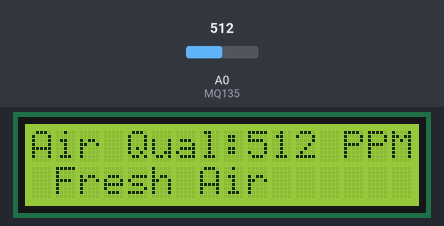
Recording of a sketch running on a simulated Arduino Uno, built with avr-gcc and run on an emulated ATmega328P. On the bench: 16×2 character LCD. Inputs (shaded band) come from the test bench; at power-on: A0 (MQ135) = 512. What the sketch prints to the serial monitor is not drawn.

Above: at 5.6 s.
5.7 s: A0 (MQ135) set to 642
At 9.5 s:
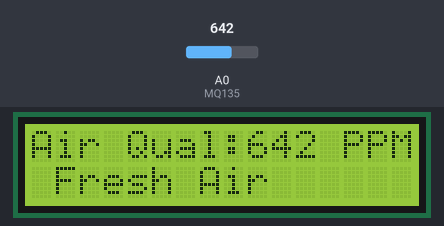
11.5 s: A0 (MQ135) set to 679
At 14.7 s:
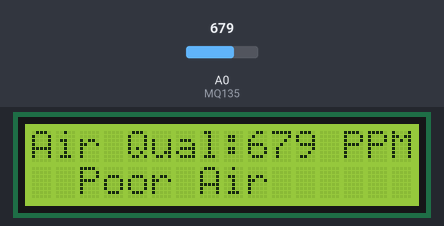
19.3 s: A0 (MQ135) set to 886
At 22.6 s:
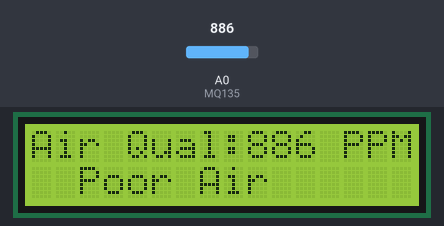
26.6 s: A0 (MQ135) set to 911
At 30.5 s:
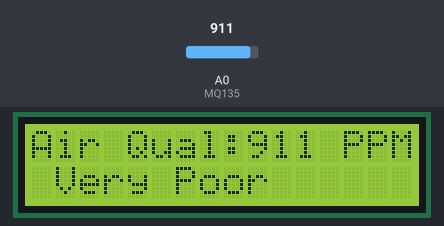
Timing chart, 0 to 32.0 s (numbered marks = the images above; inputs shaded):
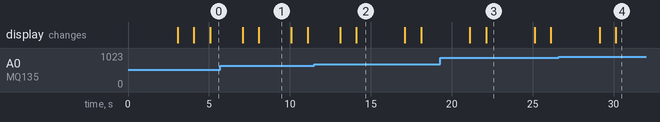

The sketch:

program.ino
```cpp
#include <LiquidCrystal.h>
#define MQ135 A0
const int rs = 13, en = 12, d4 = 11, d5 = 10, d6 = 9, d7 = 8;
LiquidCrystal lcd(rs, en, d4, d5, d6, d7);
int gas_val;
void setup()
{
  Serial.begin(9600); //  serial data transmission at Baudrate of 9600
  lcd.begin(16, 2);  // to intialize LCD
  lcd.setCursor(5,0); //cursor will goto first row fifth coloumn
  lcd.print("Welcome");
  lcd.setCursor(7,1); //cursor will goto second row seventh coloumn
  lcd.print("To");
  delay(3000);
  lcd.clear();
  lcd.setCursor(7,0);//cursor will goto first row seventh coloumn
  lcd.print("AIR");
  lcd.setCursor(1,1);
  lcd.print("QUALITY MONITOR");
  delay(1000);
  lcd.clear();//Clear the lcd screen
 }
void loop()
{
  delay(1000);
  gas_val= analogRead(MQ135);  // Read sensor value and stores in a variable gas value
  Serial.print("Air quality = ");
  Serial.print(gas_val);
  lcd.clear();
  lcd.setCursor (0,0);
  lcd.print("Air Qual:");
  lcd.print(gas_val);
  lcd.print(" PPM");
  lcd.setCursor (1,1);
   if (gas_val<=660) //if the air quality is less than or equal to 660 ppm
   {
   lcd.print("Fresh Air");
   Serial.println("Fresh Air ");
  }
  else if( gas_val>660 && gas_val<=900 ) //if the air quality is more than 660 ppm less than 900 ppm
  {
   lcd.print(" Poor Air");
   Serial.println(" Poor Air");
   delay(1000);
  }
  else if(gas_val>=900 ) //if the air quality is more than or equal to 900 ppm
  {
  lcd.print("Very Poor");
  Serial.println("Very Poor");
  }
  delay(2000);
  lcd.clear();
}
```

Measured:
- the behaviour switches between 660 and 661 on A0 (MQ135) (found by bisection; images 1 and 2)
- the behaviour switches between 900 and 901 on A0 (MQ135) (found by bisection; images 3 and 4)
- after the input at 5.7 s, the display: first differs from a run without the input after 2.4 s (image 1)
- after the input at 11.5 s, the display: first differs from a run without the input after 2.6 s (image 2)
- after the input at 19.3 s, the display: first differs from a run without the input after 2.8 s (image 3)
- after the input at 26.6 s, the display: first differs from a run without the input after 3.5 s (image 4)
- what the display in image 1 shows lasts 2.0 s, from 8.1 s to 10.1 s
